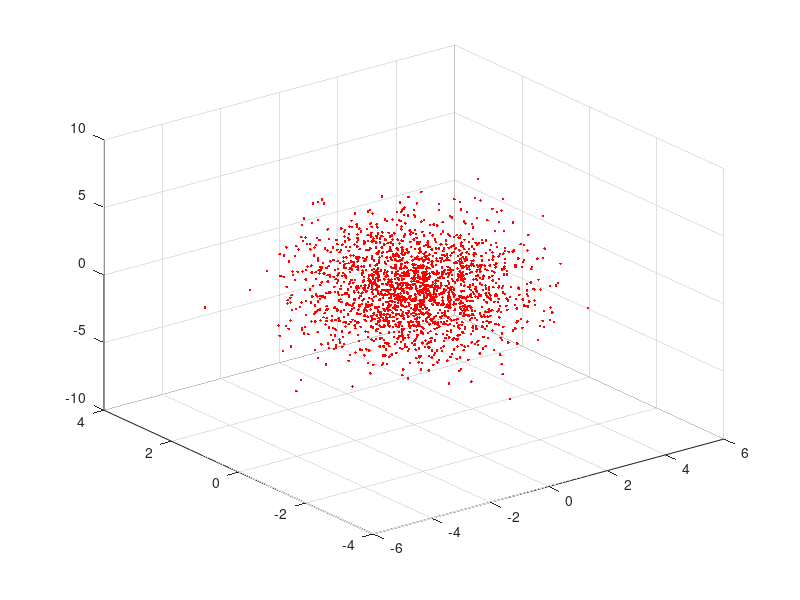
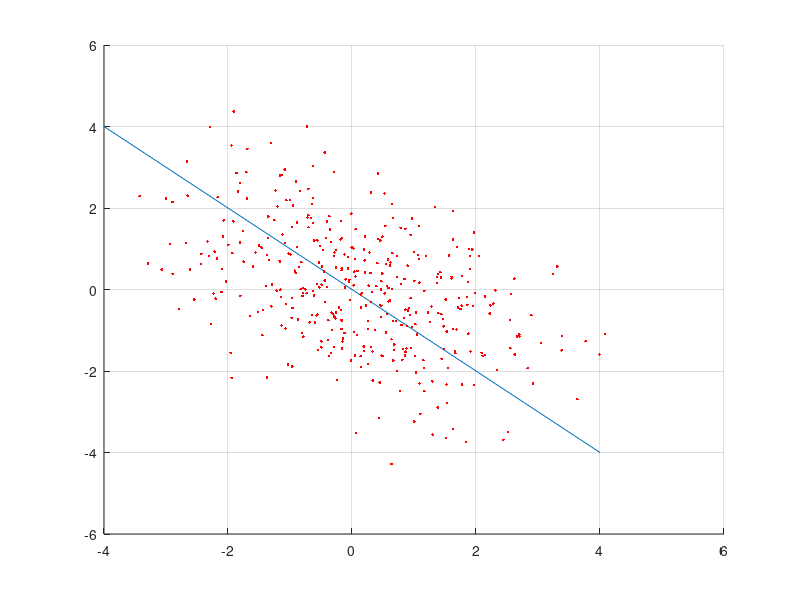

The MATLAB source for these figures, in order:
%%	Exercise 3 - Generating samples from a Gaussian distribution


%%	Initialize
clear all; close all; clc;


%%	Part (b)
d = 3; n = 2000;
mu = [0, 0, 0];  Sigma = [2 0 0; 0 1 0; 0 0 4];
S1 = chol(Sigma);  X = repmat(mu,n,1) + randn(n,d)*S1;

figure(1);
plot3(X(:,1), X(:,2), X(:,3), 'r.');
grid on;


%%	Part (c)
[V, D] = eig(Sigma)


%%	Part (d)
A = [3 0; 0 1];
V = (1/sqrt(2)) * [1 1; -1 1];
d = 2; n = 400; mu = [0 0];
Sigma = V*A*V';
S1 = chol(Sigma); X = repmat(mu,n,1) + randn(n,d)*S1;

figure(2);  hold all;
line([-4 4], [4 -4]);
plot(X(:,1), X(:,2), 'r.');
grid on;
